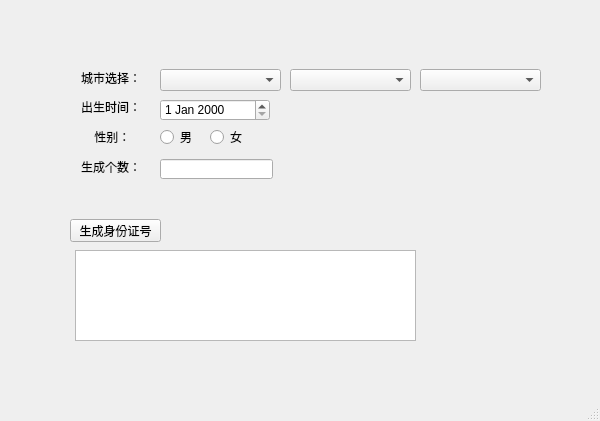
<?xml version="1.0" encoding="UTF-8"?>
<ui version="4.0">
 <class>MainWindow</class>
 <widget class="QMainWindow" name="MainWindow">
  <property name="geometry">
   <rect>
    <x>0</x>
    <y>0</y>
    <width>600</width>
    <height>421</height>
   </rect>
  </property>
  <property name="windowTitle">
   <string>MainWindow</string>
  </property>
  <widget class="QWidget" name="centralwidget">
   <widget class="QPushButton" name="CreateId">
    <property name="geometry">
     <rect>
      <x>70</x>
      <y>219</y>
      <width>91</width>
      <height>23</height>
     </rect>
    </property>
    <property name="text">
     <string>生成身份证号</string>
    </property>
   </widget>
   <widget class="QLabel" name="label">
    <property name="geometry">
     <rect>
      <x>81</x>
      <y>70</y>
      <width>60</width>
      <height>16</height>
     </rect>
    </property>
    <property name="text">
     <string>城市选择：</string>
    </property>
   </widget>
   <widget class="QLabel" name="label_2">
    <property name="geometry">
     <rect>
      <x>81</x>
      <y>99</y>
      <width>60</width>
      <height>16</height>
     </rect>
    </property>
    <property name="text">
     <string>出生时间：</string>
    </property>
   </widget>
   <widget class="QLabel" name="label_3">
    <property name="geometry">
     <rect>
      <x>81</x>
      <y>129</y>
      <width>60</width>
      <height>16</height>
     </rect>
    </property>
    <property name="text">
     <string>    性别：</string>
    </property>
   </widget>
   <widget class="QLabel" name="label_4">
    <property name="geometry">
     <rect>
      <x>81</x>
      <y>159</y>
      <width>60</width>
      <height>16</height>
     </rect>
    </property>
    <property name="text">
     <string>生成个数：</string>
    </property>
   </widget>
   <widget class="QDateEdit" name="dateEdit">
    <property name="geometry">
     <rect>
      <x>160</x>
      <y>99</y>
      <width>110</width>
      <height>22</height>
     </rect>
    </property>
   </widget>
   <widget class="QLineEdit" name="Num">
    <property name="geometry">
     <rect>
      <x>160</x>
      <y>159</y>
      <width>113</width>
      <height>20</height>
     </rect>
    </property>
   </widget>
   <widget class="QRadioButton" name="man">
    <property name="geometry">
     <rect>
      <x>160</x>
      <y>129</y>
      <width>41</width>
      <height>16</height>
     </rect>
    </property>
    <property name="text">
     <string>男</string>
    </property>
   </widget>
   <widget class="QRadioButton" name="woman">
    <property name="geometry">
     <rect>
      <x>210</x>
      <y>129</y>
      <width>41</width>
      <height>16</height>
     </rect>
    </property>
    <property name="text">
     <string>女</string>
    </property>
   </widget>
   <widget class="QComboBox" name="province">
    <property name="geometry">
     <rect>
      <x>160</x>
      <y>69</y>
      <width>121</width>
      <height>22</height>
     </rect>
    </property>
   </widget>
   <widget class="QComboBox" name="city">
    <property name="geometry">
     <rect>
      <x>290</x>
      <y>69</y>
      <width>121</width>
      <height>22</height>
     </rect>
    </property>
   </widget>
   <widget class="QComboBox" name="county">
    <property name="geometry">
     <rect>
      <x>420</x>
      <y>69</y>
      <width>121</width>
      <height>22</height>
     </rect>
    </property>
   </widget>
   <widget class="QTextBrowser" name="ShowId">
    <property name="geometry">
     <rect>
      <x>75</x>
      <y>250</y>
      <width>341</width>
      <height>91</height>
     </rect>
    </property>
   </widget>
  </widget>
  <widget class="QMenuBar" name="menubar">
   <property name="geometry">
    <rect>
     <x>0</x>
     <y>0</y>
     <width>600</width>
     <height>23</height>
    </rect>
   </property>
  </widget>
  <widget class="QStatusBar" name="statusbar"/>
 </widget>
 <resources/>
 <connections/>
</ui>
